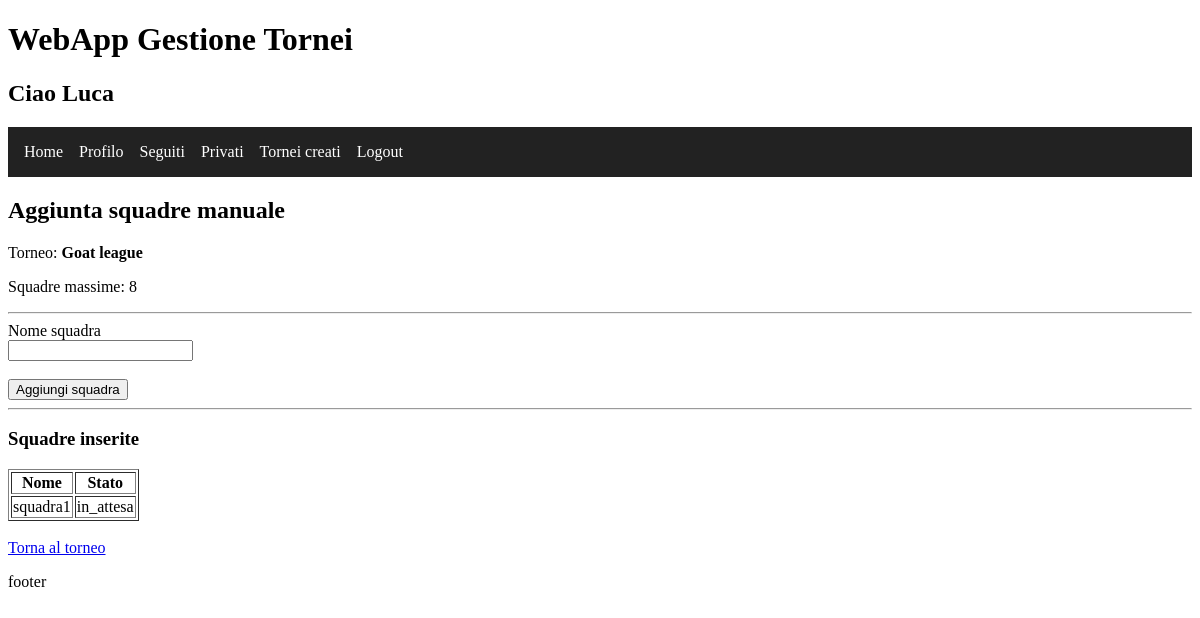
The app's page /aggiunta_squadre_manualmente.php?id=27 (signed in) with its own data.
### tables this page shows
CREATE TABLE `torneo` (
  `id` int(11) NOT NULL,
  `sport` varchar(255) NOT NULL,
  `nome` varchar(150) NOT NULL,
  `descrizione` varchar(255) DEFAULT NULL,
  `luogo` varchar(255) NOT NULL,
  `formato` enum('girone_unico','eliminazione_diretta','gironi_playoff') NOT NULL,
  `tipo_partita` enum('andata','andata_ritorno') NOT NULL,
  `visibilita` enum('pubblico','privato') NOT NULL DEFAULT 'pubblico',
  `numero_squadre` int(11) NOT NULL,
  `creato_da` int(11) NOT NULL,
  `stato` enum('aperto','in_corso','completato') NOT NULL DEFAULT 'aperto',
  `min_giocatori_per_squadra` int(11) NOT NULL,
  `max_giocatori_per_squadra` int(11) NOT NULL,
  `min_squadre` int(11) NOT NULL DEFAULT 2,
  `data_chiusura_iscrizioni` datetime NOT NULL,
  `codice_privato` varchar(8) DEFAULT NULL
);

CREATE TABLE `squadra` (
  `id` int(11) NOT NULL,
  `torneo_id` int(11) NOT NULL,
  `nome` varchar(100) NOT NULL,
  `capitano_id` int(11) NOT NULL,
  `stato` enum('in_attesa','approvata','rifiutata') NOT NULL DEFAULT 'in_attesa',
  `token_approva` varchar(64) DEFAULT NULL,
  `token_rifiuta` varchar(64) DEFAULT NULL
);

### aggiunta_squadre_manualmente.php (the view, shortened to what this page needs)
<?php
include("conf/db_config.php");
$torneo_id = $_GET['id'] ?? null;
$stmt = $conn->prepare("
    SELECT *
    FROM torneo
    WHERE id = ?
");
$stmt->bind_param("i", $torneo_id);
$stmt->execute();
$torneo = $stmt->get_result()->fetch_assoc();
?>
<body>
<h2>Aggiunta squadre manuale</h2>
<p>
    Torneo:
    <strong><?= htmlspecialchars($torneo['nome']) ?></strong>
</p>
<p>
    Squadre massime:
    <?= $torneo['numero_squadre'] ?>
</p>
<hr>
<form method="POST">
    <label>Nome squadra</label>
    <br>
    <input
        type="text"
        name="nome"
        required
    >
    <br><br>
    <button type="submit">
        Aggiungi squadra
    </button>
</form>
<hr>
<?php
$stmt = $conn->prepare("
    SELECT *
    FROM squadra
    WHERE torneo_id = ?
");
$stmt->bind_param("i", $torneo_id);
$stmt->execute();
$result = $stmt->get_result();
?>
<h3>Squadre inserite</h3>
<table border="1">
<tr>
    <th>Nome</th>
    <th>Stato</th>
</tr>
<?php while($row = $result->fetch_assoc()): ?>
<tr>
    <td><?= htmlspecialchars($row['nome']) ?></td>
    <td><?= $row['stato'] ?></td>
</tr>
<?php endwhile; ?>
</table>
<br>
<a href="dettaglio_torneo.php?id=<?= $torneo_id ?>">
    Torna al torneo
</a>
</body>
</html>
<?php
require_once('templates/footer.php');
?>

### records on screen
torneo: nome "Goat league", numero_squadre "8"
squadra: nome "squadra1", stato "in_attesa"

### other values on screen
$_SESSION['nome_utente'] "Luca"
